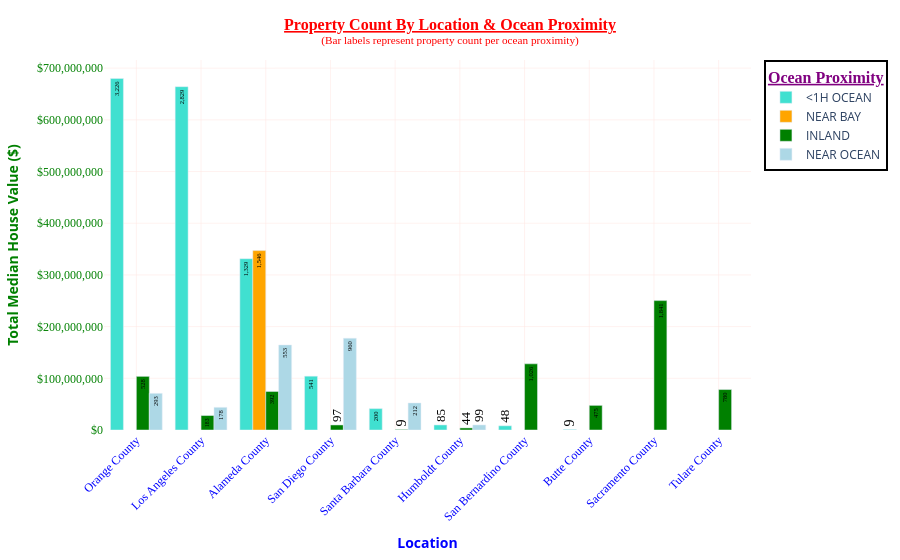

Notebook source saved alongside this figure:
### Markdown cell above
**`Barplot - Property Count By Location & Ocean Proximity (Plotly)`**.

### Code cell
# ── Imports ──────────────────────────────────────────────────────────────────
import plotly.express as px
# import plotly.io as pio                                 # 👈 Add this

# pio.renderers.default = "plotly_mimetype+notebook"     # 👈 Add this
# # ─────────────────────────────────────────────────────────────────────────────

fig = px.bar(
    c_loc_op,
    x="location_name",
    y="sum",
    color="ocean_proximity", 
    barmode="group",          # "group or "stack" for stacked bars
    text="count",             #  "count", "median", "sum", "proportion"  

    # Fomat hover_data values
    hover_data={
        "Cluster": True,             # no format change
        "count": ":,.0f",            # ✅ formatted as \1,234
        "mean": ":$,.0f",            # ✅ formatted as \$1,234
        "median": ":$,.0f",          # ✅ formatted as \$1,234
        "proportion": ":.2%",        # ✅ formatted as 15.00%
        "sum": ":$,.0f",             # ✅ formatted as \$1,234
        # "Risk": True,                # no format change
        # "Return":  True,             # no format change 
    },
    color_discrete_map={
        "<1H OCEAN": "turquoise",   
        "NEAR BAY": "orange",     
        "INLAND": "green",       
        "NEAR OCEAN": "lightblue",
    },
)

fig.update_traces(
    texttemplate="%{text:,.0f}",       # ✅ Formats 1000 → 1,000
    # texttemplate="%{text:$,.0f}",    # ✅ Formats $1000 → $1,000
    # textposition="inside",           #  "inside", "top left", "top center", "top right", "middle left", "middle center", "middle right", "bottom left", "bottom center", "bottom right"
    insidetextanchor="end",            # 'end', 'middle', 'start'
    textangle=-90,
    textfont=dict(family="Tahoma", size=14, color="black"),
    # selector=dict(mode="text"), # textposition="top centre"
)

fig.update_layout(
      title={
        "text": "<b><u>Property Count By Location & Ocean Proximity</u></b>" # <b> bold, <i> italic, <u> underline, <br> start new line, <sup> open superscript, </>close, 
        "<br><sup>(Bar labels represent property count per ocean proximity)</sup>", 
        "x": 0.5,              # centers the title
        "xanchor": "center", "font": {"family": "tahoma", "size": 16, "color": "red"},
    },
    xaxis_title="<b>Location</b>",                       # bold x label
    xaxis=dict(
        color="blue",
        # tickformat="$,.0f",
        tickangle=-45,
        tickfont=dict(family="Tahoma", size=12, color="blue"),
        showgrid=True,           # ✅ Vertical gridlines
        gridcolor="mistyrose",
        gridwidth=0.5,
    ),
    yaxis_title="<b>Total Median House Value ($)</b>",
    yaxis=dict(
        color="green",
        tickformat="$,.0f",
        tickangle=0,
        tickfont=dict(family="Tahoma", size=12, color="green"),
        showgrid=True,           # ✅ Horizontal gridlines
        gridcolor="mistyrose",
        gridwidth=0.5,
    ),
    legend_title={
        "text": "<u><b>Ocean Proximity</b></u>",
        "font": {"family": "Tahoma", "size": 16, "color": "purple"},
    },
    legend=dict(
        bgcolor="white",
        bordercolor="black",
        borderwidth=2,
    ),
    plot_bgcolor="white",
    hoverlabel=dict(             # ✅ Styled hover box
        # bgcolor="white",
        font_size=12,
        font_family="Tahoma",
    )
)

#==#

# Define path
# my_path = r"C:\Users\tailb\Downloads"

#==#

# Save as PNG using path
# fig.write_image(os.path.join(my_path, "X.png"))
# print(f"✅ Saved to: {my_path}/X.png")


#==#

# Save as PDF using path
# fig.write_image(os.path.join(my_path, "X.pdf"), width=1920, height=1080, scale=2)
# print(f"✅ Saved to: {my_path}/X.pdf")


#==#

# ── Save Options (uncomment as needed) ──────────────────────────────────────
# fig.write_image("Barplot.jpeg")
# fig.write_image("Barplot.svg")
# fig.write_image("Barplot.pdf")
# fig.write_html("Barplot.html")
# ────────────────────────────────────────────────────────────────────────────

# # line = "─" * 60
# # print(line)

#==#

fig.show()

### Figure 1 — Plotly figure (JSON) as saved in the notebook; plotly's stock layout.template omitted (floating-point values rounded to 4 significant figures)
{"data": [{"alignmentgroup": "True", "customdata": [[7, 3226, 210800.0, 193600, 0.1845], [0, 2829, 234800.0, 221000, 0.1618], [5, 1329, 249400.0, 241900, 0.07602], [3, 541, 192400.0, 174600, 0.03094], [9, 200, 206900.0, 180550, 0.01144], [4, 85, 115300.0, 109200, 0.004862], [8, 48, 169100.0, 149200, 0.002746], [6, 9, 110500.0, 100000, 0.0005148]], "hovertemplate": "ocean_proximity=<1H OCEAN<br>location_name=%{x}<br>sum=%{y:$,.0f}<br>count=%{customdata[1]:,.0f}<br>Cluster=%{customdata[0]}<br>mean=%{customdata[2]:$,.0f}<br>median=%{customdata[3]:$,.0f}<br>proportion=%{customdata[4]:.2%}<extra></extra>", "insidetextanchor": "end", "legendgroup": "<1H OCEAN", "marker": {"color": "turquoise", "pattern": {"shape": ""}}, "name": "<1H OCEAN", "offsetgroup": "<1H OCEAN", "orientation": "v", "showlegend": true, "text": [3226, 2829, 1329, 541, 200, 85, 48, 9], "textangle": -90, "textfont": {"color": "black", "family": "Tahoma", "size": 14}, "textposition": "auto", "texttemplate": "%{text:,.0f}", "type": "bar", "x": ["Orange County", "Los Angeles County", "Alameda County", "San Diego County", "Santa Barbara County", "Humboldt County", "San Bernardino County", "Butte County"], "xaxis": "x", "y": [679984700, 664193300, 331386700, 104092400, 41376100, 9797300, 8115300, 994200], "yaxis": "y"}, {"alignmentgroup": "True", "customdata": [[5, 1546, 224500.0, 204800, 0.08843]], "hovertemplate": "ocean_proximity=NEAR BAY<br>location_name=%{x}<br>sum=%{y:$,.0f}<br>count=%{customdata[1]:,.0f}<br>Cluster=%{customdata[0]}<br>mean=%{customdata[2]:$,.0f}<br>median=%{customdata[3]:$,.0f}<br>proportion=%{customdata[4]:.2%}<extra></extra>", "insidetextanchor": "end", "legendgroup": "NEAR BAY", "marker": {"color": "orange", "pattern": {"shape": ""}}, "name": "NEAR BAY", "offsetgroup": "NEAR BAY", "orientation": "v", "showlegend": true, "text": [1546], "textangle": -90, "textfont": {"color": "black", "family": "Tahoma", "size": 14}, "textposition": "auto", "texttemplate": "%{text:,.0f}", "type": "bar", "x": ["Alameda County"], "xaxis": "x", "y": [347071600], "yaxis": "y"}, {"alignmentgroup": "True", "customdata": [[1, 1841, 136000.0, 126200, 0.1053], [8, 1026, 124800.0, 113750, 0.05869], [7, 528, 196500.0, 166300, 0.0302], [2, 780, 100300.0, 90450, 0.04461], [5, 392, 190100.0, 173800, 0.02242], [6, 475, 100300.0, 93200, 0.02717], [0, 183, 153000.0, 136800, 0.01047], [3, 97, 100600.0, 87500, 0.005548], [4, 44, 90825, 84250, 0.002517], [9, 9, 111200.0, 88300, 0.0005148]], "hovertemplate": "ocean_proximity=INLAND<br>location_name=%{x}<br>sum=%{y:$,.0f}<br>count=%{customdata[1]:,.0f}<br>Cluster=%{customdata[0]}<br>mean=%{customdata[2]:$,.0f}<br>median=%{customdata[3]:$,.0f}<br>proportion=%{customdata[4]:.2%}<extra></extra>", "insidetextanchor": "end", "legendgroup": "INLAND", "marker": {"color": "green", "pattern": {"shape": ""}}, "name": "INLAND", "offsetgroup": "INLAND", "orientation": "v", "showlegend": true, "text": [1841, 1026, 528, 780, 392, 475, 183, 97, 44, 9], "textangle": -90, "textfont": {"color": "black", "family": "Tahoma", "size": 14}, "textposition": "auto", "texttemplate": "%{text:,.0f}", "type": "bar", "x": ["Sacramento County", "San Bernardino County", "Orange County", "Tulare County", "Alameda County", "Butte County", "Los Angeles County", "San Diego County", "Humboldt County", "Santa Barbara County"], "xaxis": "x", "y": [250314500, 127999900, 103760800, 78272000, 74514900, 47628300, 27997500, 9757300, 3996300, 1000700], "yaxis": "y"}, {"alignmentgroup": "True", "customdata": [[3, 960, 184900.0, 159250, 0.05491], [5, 553, 297400.0, 281500, 0.03163], [7, 293, 242100.0, 217300, 0.01676], [9, 212, 246700.0, 249800, 0.01213], [0, 178, 246400.0, 221150, 0.01018], [4, 99, 98950.0, 87500, 0.005663]], "hovertemplate": "ocean_proximity=NEAR OCEAN<br>location_name=%{x}<br>sum=%{y:$,.0f}<br>count=%{customdata[1]:,.0f}<br>Cluster=%{customdata[0]}<br>mean=%{customdata[2]:$,.0f}<br>median=%{customdata[3]:$,.0f}<br>proportion=%{customdata[4]:.2%}<extra></extra>", "insidetextanchor": "end", "legendgroup": "NEAR OCEAN", "marker": {"color": "lightblue", "pattern": {"shape": ""}}, "name": "NEAR OCEAN", "offsetgroup": "NEAR OCEAN", "orientation": "v", "showlegend": true, "text": [960, 553, 293, 212, 178, 99], "textangle": -90, "textfont": {"color": "black", "family": "Tahoma", "size": 14}, "textposition": "auto", "texttemplate": "%{text:,.0f}", "type": "bar", "x": ["San Diego County", "Alameda County", "Orange County", "Santa Barbara County", "Los Angeles County", "Humboldt County"], "xaxis": "x", "y": [177484300, 164478300, 70923800, 52291100, 43860000, 9795800], "yaxis": "y"}], "layout": {"barmode": "group", "hoverlabel": {"font": {"family": "Tahoma", "size": 12}}, "legend": {"bgcolor": "white", "bordercolor": "black", "borderwidth": 2, "title": {"font": {"color": "purple", "family": "Tahoma", "size": 16}, "text": "<u><b>Ocean Proximity</b></u>"}, "tracegroupgap": 0}, "margin": {"t": 60}, "plot_bgcolor": "white", "title": {"font": {"color": "red", "family": "tahoma", "size": 16}, "text": "<b><u>Property Count By Location & Ocean Proximity</u></b><br><sup>(Bar labels represent property count per ocean proximity)</sup>", "x": 0.5, "xanchor": "center"}, "xaxis": {"anchor": "y", "color": "blue", "domain": [0, 1], "gridcolor": "mistyrose", "gridwidth": 0.5, "showgrid": true, "tickangle": -45, "tickfont": {"color": "blue", "family": "Tahoma", "size": 12}, "title": {"text": "<b>Location</b>"}}, "yaxis": {"anchor": "x", "color": "green", "domain": [0, 1], "gridcolor": "mistyrose", "gridwidth": 0.5, "showgrid": true, "tickangle": 0, "tickfont": {"color": "green", "family": "Tahoma", "size": 12}, "tickformat": "$,.0f", "title": {"text": "<b>Total Median House Value ($)</b>"}}}}
